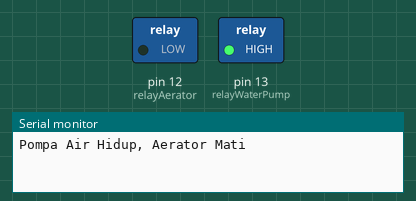
Simulated run of this sketch. Board: Arduino Uno, built with avr-gcc and run on an emulated ATmega328P. On the bench: switched loads named in the sketch (green lamp = pin HIGH), the last lines printed to the serial monitor.

Above: at 2.5 s.
At 6.5 s:
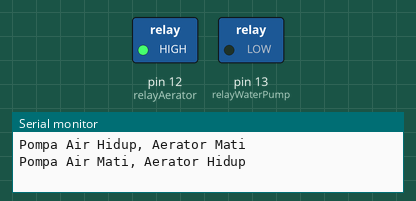
Timing chart, 0 to 10.4 s (numbered marks = the images above):
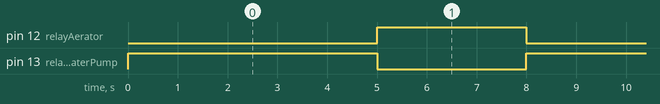

The sketch:

testing_relay.ino
```cpp
const int relayWaterPump = 13; // Pin digital untuk mengontrol modul relay Water Pump
const int relayAerator = 12; // Pin digital untuk mengontrol modul relay Aerator

void setup() {
  pinMode(relayWaterPump, OUTPUT); // Mengatur pin sebagai output
  pinMode(relayAerator, OUTPUT); // Mengatur pin sebagai output
  Serial.begin(115200); // Memulai komunikasi serial dengan baud rate 9600
}

void loop() {
  digitalWrite(relayWaterPump, HIGH); // Mengaktifkan relay
  digitalWrite(relayAerator, LOW); // Mengaktifkan relay
  Serial.println("Pompa Air Hidup, Aerator Mati");
  delay(5000);

  digitalWrite(relayWaterPump, LOW); // Matikan relay
  digitalWrite(relayAerator, HIGH); // Matikan relay
  Serial.println("Pompa Air Mati, Aerator Hidup");
  delay(3000);
}
```

Measured:
- by itself, pin 12 (relayAerator): alternates HIGH for 3.0 s and LOW for 5.0 s
- by itself, pin 13 (relayWaterPump): alternates HIGH for 5.0 s and LOW for 3.0 s
